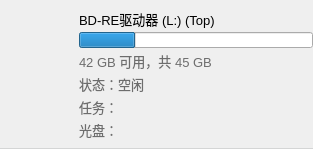
<?xml version="1.0" encoding="UTF-8"?>
<ui version="4.0">
 <class>QRecorderWidget</class>
 <widget class="QWidget" name="QRecorderWidget">
  <property name="geometry">
   <rect>
    <x>0</x>
    <y>0</y>
    <width>313</width>
    <height>116</height>
   </rect>
  </property>
  <property name="sizePolicy">
   <sizepolicy hsizetype="Preferred" vsizetype="Maximum">
    <horstretch>0</horstretch>
    <verstretch>0</verstretch>
   </sizepolicy>
  </property>
  <property name="minimumSize">
   <size>
    <width>0</width>
    <height>0</height>
   </size>
  </property>
  <property name="maximumSize">
   <size>
    <width>16777215</width>
    <height>16777215</height>
   </size>
  </property>
  <property name="font">
   <font>
    <pointsize>10</pointsize>
   </font>
  </property>
  <property name="windowTitle">
   <string>QRecorderWidget</string>
  </property>
  <property name="styleSheet">
   <string notr="true"/>
  </property>
  <layout class="QGridLayout" name="gridLayout_3">
   <property name="leftMargin">
    <number>0</number>
   </property>
   <property name="topMargin">
    <number>0</number>
   </property>
   <property name="rightMargin">
    <number>0</number>
   </property>
   <property name="bottomMargin">
    <number>0</number>
   </property>
   <property name="spacing">
    <number>0</number>
   </property>
   <item row="0" column="0">
    <widget class="QWidget" name="widget" native="true">
     <property name="styleSheet">
      <string notr="true">QWidget#widget{
	border: 1px solid #d4d5d5;
    border-left: none;
    border-right: none;
   	border-top: none;
}		
</string>
     </property>
     <layout class="QGridLayout" name="gridLayout_2">
      <property name="leftMargin">
       <number>9</number>
      </property>
      <property name="topMargin">
       <number>9</number>
      </property>
      <property name="rightMargin">
       <number>0</number>
      </property>
      <property name="bottomMargin">
       <number>9</number>
      </property>
      <property name="verticalSpacing">
       <number>6</number>
      </property>
      <item row="0" column="1">
       <layout class="QVBoxLayout" name="verticalLayout_2">
        <property name="spacing">
         <number>3</number>
        </property>
        <item>
         <widget class="QLabel" name="label_Name">
          <property name="font">
           <font>
            <pointsize>10</pointsize>
            <weight>50</weight>
            <italic>false</italic>
            <bold>false</bold>
           </font>
          </property>
          <property name="styleSheet">
           <string notr="true">color: rgb(0, 0, 0);</string>
          </property>
          <property name="text">
           <string>BD-RE驱动器 (L:) (Top)</string>
          </property>
          <property name="wordWrap">
           <bool>true</bool>
          </property>
         </widget>
        </item>
        <item>
         <widget class="QProgressBar" name="progressBar">
          <property name="minimumSize">
           <size>
            <width>0</width>
            <height>16</height>
           </size>
          </property>
          <property name="maximumSize">
           <size>
            <width>16777215</width>
            <height>16</height>
           </size>
          </property>
          <property name="value">
           <number>24</number>
          </property>
          <property name="textVisible">
           <bool>false</bool>
          </property>
         </widget>
        </item>
        <item>
         <widget class="QLabel" name="label_Size">
          <property name="font">
           <font>
            <pointsize>10</pointsize>
           </font>
          </property>
          <property name="styleSheet">
           <string notr="true">color: rgb(109, 109, 109);</string>
          </property>
          <property name="text">
           <string>42 GB 可用，共 45 GB</string>
          </property>
          <property name="wordWrap">
           <bool>true</bool>
          </property>
         </widget>
        </item>
        <item>
         <widget class="QLabel" name="label_Status">
          <property name="font">
           <font>
            <pointsize>10</pointsize>
           </font>
          </property>
          <property name="styleSheet">
           <string notr="true">color: rgb(109, 109, 109);</string>
          </property>
          <property name="text">
           <string>状态：空闲</string>
          </property>
          <property name="wordWrap">
           <bool>true</bool>
          </property>
         </widget>
        </item>
        <item>
         <widget class="QLabel" name="label_Task">
          <property name="font">
           <font>
            <pointsize>10</pointsize>
           </font>
          </property>
          <property name="styleSheet">
           <string notr="true">color: rgb(109, 109, 109);</string>
          </property>
          <property name="text">
           <string>任务：</string>
          </property>
          <property name="wordWrap">
           <bool>true</bool>
          </property>
         </widget>
        </item>
        <item>
         <widget class="QLabel" name="label_DIsc">
          <property name="font">
           <font>
            <pointsize>10</pointsize>
           </font>
          </property>
          <property name="styleSheet">
           <string notr="true">color: rgb(109, 109, 109);</string>
          </property>
          <property name="text">
           <string>光盘：</string>
          </property>
          <property name="wordWrap">
           <bool>true</bool>
          </property>
         </widget>
        </item>
       </layout>
      </item>
      <item row="0" column="0">
       <layout class="QVBoxLayout" name="verticalLayout">
        <property name="spacing">
         <number>0</number>
        </property>
        <item>
         <widget class="QLabel" name="label_Ico">
          <property name="minimumSize">
           <size>
            <width>64</width>
            <height>64</height>
           </size>
          </property>
          <property name="maximumSize">
           <size>
            <width>64</width>
            <height>64</height>
           </size>
          </property>
          <property name="font">
           <font>
            <pointsize>10</pointsize>
           </font>
          </property>
          <property name="text">
           <string/>
          </property>
         </widget>
        </item>
        <item>
         <spacer name="verticalSpacer_2">
          <property name="font">
           <font>
            <pointsize>10</pointsize>
           </font>
          </property>
          <property name="orientation">
           <enum>Qt::Vertical</enum>
          </property>
          <property name="sizeHint" stdset="0">
           <size>
            <width>20</width>
            <height>40</height>
           </size>
          </property>
         </spacer>
        </item>
       </layout>
      </item>
     </layout>
    </widget>
   </item>
  </layout>
 </widget>
 <layoutdefault spacing="6" margin="11"/>
 <resources>
  <include location="PMYBurnSDKDemo.qrc"/>
 </resources>
 <connections/>
</ui>
